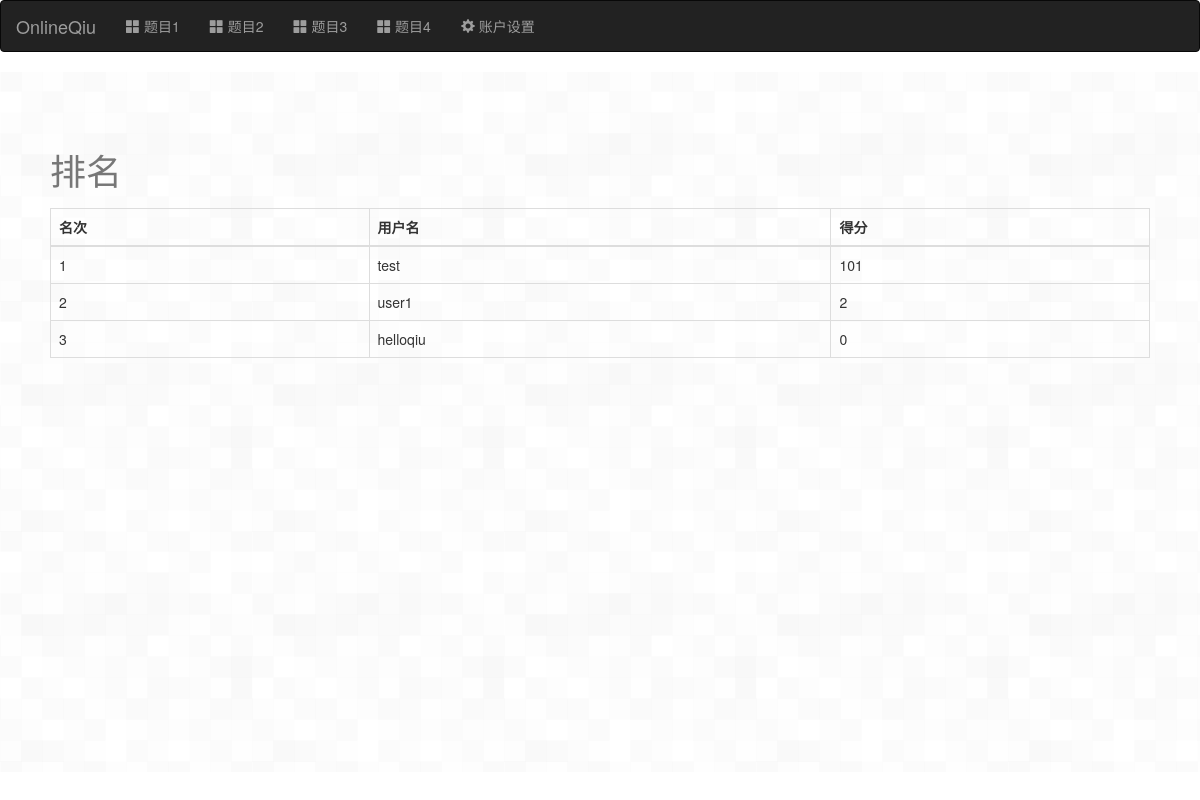
/user_dash, run on an earlier commit of the app's database.
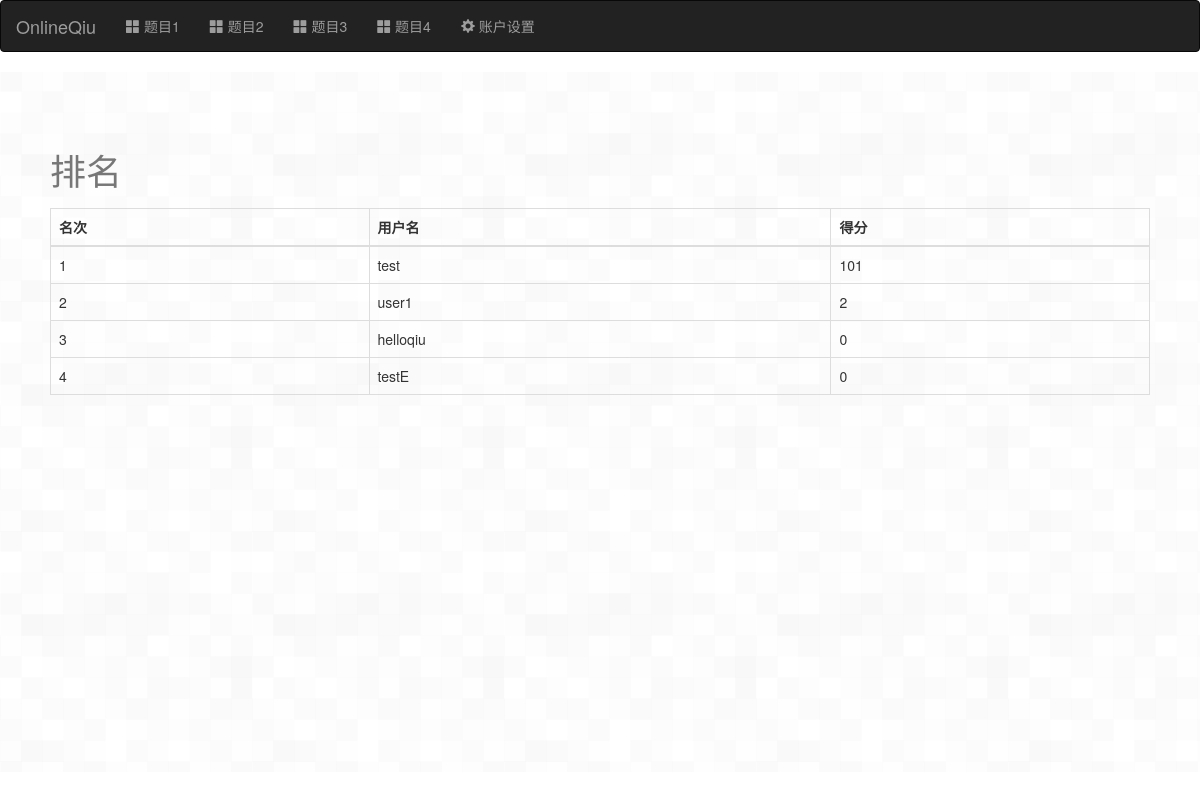
And on a later commit of the database.
### tables this page shows
CREATE TABLE user(username , password, 'score', group_id);

### app/views.py (the view)
@app.route('/user_dash', methods=['GET' , 'POST'])
def user_dash_view():
	data=user.rank()
	if request.method == 'GET':
		return render_template('user_dashboard.html' , users=data )
	if request.method == 'POST':
		return render_template('user_dashboard.html' , users=data )

### app/sqlite3_db.py (called while the page is built)
def connect_db():
    return sqlite3.connect(DATABASE)

@app.before_request
def before_request():
    g.db = connect_db()

@app.teardown_request
def teardown_request(exception):
    if hasattr(g, 'db'):
        g.db.close()

### app/user.py (called while the page is built)
def rank():
	query='select username,score from user order by score desc limit 0,20'
	cur = sqlite3_db.connect_db().execute(query)
	rv = cur.fetchall()
	cur.close()
	return rv

### app/templates/user_dashboard.html (shortened to what this page needs)
{% extends "user_base.html" %}
{% block content %}
	<main role="main">
		<div class="custom-container">
			<div style="min-height:50px;" class="hidden-xs"></div>
			<div style="padding:0 50px 0;">
				<table class="table tabel-striped table-bordered">
					<caption><h1>排名</h1></caption>
					<thead>
						<tr>
							<th>名次</th>
							<th>用户名</th>
							<th>得分</th>
						</tr>
					</thead>
					<tbody>
						{%for user in users%}
							<tr>
								<td>{{loop.index}}</td>
								<td>{{user[0]}}</td>
								<td>{{user[1]}}</td>
							</tr>
						{%endfor%}
					</tbody>
				</table>
			</div>
		</div>
	</main>
{% endblock %}

What changed in the data, as far as the page shows it:
added user: username "testE", score "0"
